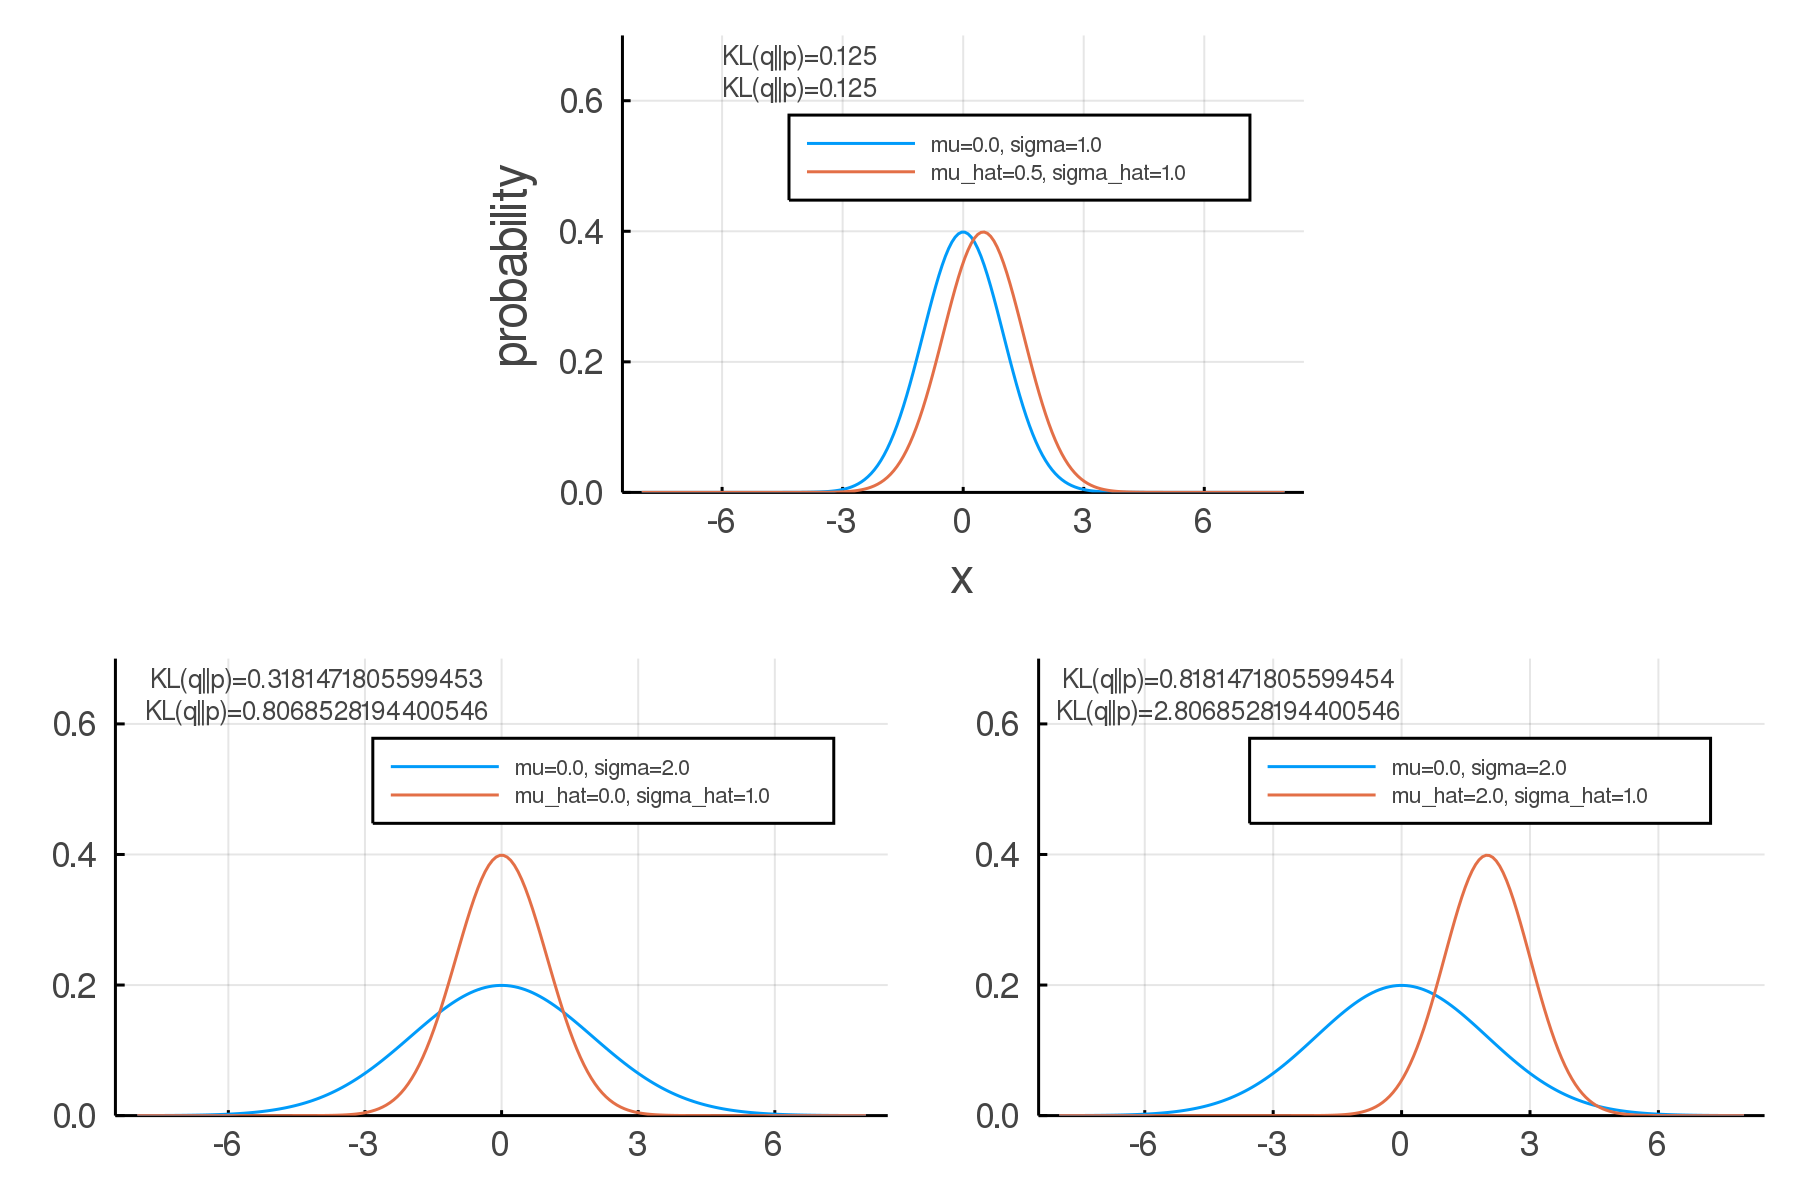

Julia code for this plot:
# KL divergence
using Plots
using Plots.PlotMeasures

function KL(μ,σ,μ̂,σ̂)
  (((μ - μ̂)^2 + σ̂^2)/σ^2 + log(σ^2 / σ̂^2) -1)/2
end


function Norm(x, μ, σ)
  return exp(-1*(x - μ)^2/(2*σ^2)) / sqrt(2*π * σ^2)
end

function plot_1D_norm(x_arr, μ, σ, is_hat; kwargs...)
  prob = Norm.(x_arr, μ, σ)
  if is_hat
    label= "mu_hat=$μ, sigma_hat=$σ";
  else
    label= "mu=$μ, sigma=$σ";
  end
  l = plot!(x_arr, prob, label=label; kwargs...)
  
  return l
end


μ_arr = [0.0, 0.0, 0.0]
μ̂_arr = [0.5, 0.0, 2.0]
σ_arr = [1.0, 2.0, 2.0]
σ̂_arr = [1.0, 1.0, 1.0]

l = @layout [a; b c]
m = Dict(:left_margin=>40mm, :right_margin=>40mm) # Margin
fs = Dict(:legendfont=> 5, :legend=>:topright, :ylims=>(0,0.7)) # Figure Style
as = Dict(:xlabel=>"x", :ylabel=>"probability", :fontfamily=>font(60,"Courier")) # Axis Style

N= 200
x_arr = range(-8,8, length=N)



### this does not work! Because we cannot rewrite each layout variable (a,b,c) in for-loop.

#for (i,p) in zip(1:(length(μ_arr)), [a,b,c])
#  prob = Norm.(x_arr, 0, 1)
#  p = plot()
#  p = plot_1D_norm(x_arr, μ_arr[i], σ_arr[i], false, a;  fs...)
#  p = plot_1D_norm(x_arr, μ_arr[i], σ_arr[i], true, a;  fs...)
#  kl1 = KL(μ_arr[i], σ_arr[i],μ̂_arr[i], σ̂_arr[i])
#  kl2 = KL(μ̂_arr[i], σ̂_arr[i],μ_arr[i], σ_arr[i])
#end
#plot(a,b,c, layout=l, dpi=300)


########## make figure ########### 

#case 1
x_arr = range(-8,8, length=N)
cn = 1 # Case Number
a = plot()
a = plot_1D_norm(x_arr, μ_arr[cn], σ_arr[cn],
    false; m...,  fs..., as...)
a = plot_1D_norm(x_arr, μ̂_arr[cn], σ̂_arr[cn],
    true;  fs...)
kl1 = KL(μ_arr[cn], σ_arr[cn],μ̂_arr[cn], σ̂_arr[cn])
kl2 = KL(μ̂_arr[cn], σ̂_arr[cn],μ_arr[cn], σ_arr[cn])
a = plot!(; annotations=[(-4.0, 0.67, text("KL(q||p)=$kl1", 6))])
a = plot!(; annotations=[(-4.0, 0.62, text("KL(q||p)=$kl2", 6))])



#case 2
cn = 2 # Case Number
b = plot()
b = plot_1D_norm(x_arr, μ_arr[cn], σ_arr[cn],
    false; fs...)
b = plot_1D_norm(x_arr, μ̂_arr[cn], σ̂_arr[cn],
    true;  fs...)
kl1 = KL(μ_arr[cn], σ_arr[cn],μ̂_arr[cn], σ̂_arr[cn])
kl2 = KL(μ̂_arr[cn], σ̂_arr[cn],μ_arr[cn], σ_arr[cn])
b = plot!(; annotations=[(-4.0, 0.67, text("KL(q||p)=$kl1", 6))])
b = plot!(; annotations=[(-4.0, 0.62, text("KL(q||p)=$kl2", 6))])


#case 3
cn = 3 # Case Number
c = plot()
#  kl1 = KL(μ_arr[i], σ_arr[i],μ̂_arr[i], σ̂_arr[i])
#  kl2 = KL(μ̂_arr[i], σ̂_arr[i],μ_arr[i], σ_arr[i])
c = plot_1D_norm(x_arr, μ_arr[cn], σ_arr[cn],
    false; fs...)
c = plot_1D_norm(x_arr, μ̂_arr[cn], σ̂_arr[cn],
    true;  fs...)
kl1 = KL(μ_arr[cn], σ_arr[cn],μ̂_arr[cn], σ̂_arr[cn])
kl2 = KL(μ̂_arr[cn], σ̂_arr[cn],μ_arr[cn], σ_arr[cn])
c = plot!(; annotations=[(-4.0, 0.67, text("KL(q||p)=$kl1", 6))])
c = plot!(; annotations=[(-4.0, 0.62, text("KL(q||p)=$kl2", 6))])


plot(a,b,c, layout=l, dpi=300)
savefig("fig_2_11.png")
